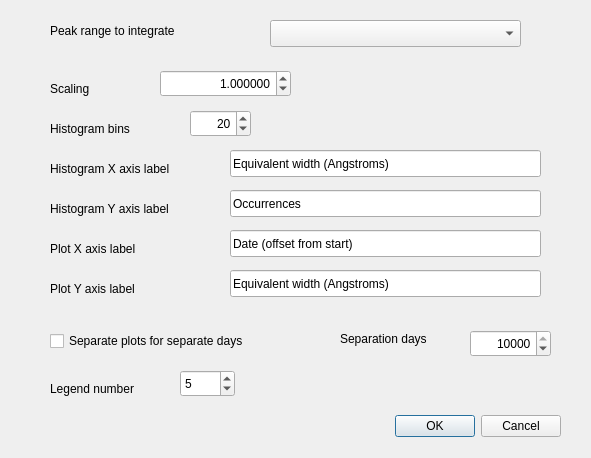
<?xml version="1.0" encoding="UTF-8"?>
<ui version="4.0">
 <class>ewcalcdlg</class>
 <widget class="QDialog" name="ewcalcdlg">
  <property name="geometry">
   <rect>
    <x>0</x>
    <y>0</y>
    <width>591</width>
    <height>458</height>
   </rect>
  </property>
  <property name="windowTitle">
   <string>Equivalent Width Calculations</string>
  </property>
  <widget class="QDialogButtonBox" name="buttonBox">
   <property name="geometry">
    <rect>
     <x>340</x>
     <y>410</y>
     <width>221</width>
     <height>32</height>
    </rect>
   </property>
   <property name="orientation">
    <enum>Qt::Horizontal</enum>
   </property>
   <property name="standardButtons">
    <set>QDialogButtonBox::Cancel|QDialogButtonBox::Ok</set>
   </property>
  </widget>
  <widget class="QDoubleSpinBox" name="scaling">
   <property name="geometry">
    <rect>
     <x>160</x>
     <y>70</y>
     <width>131</width>
     <height>27</height>
    </rect>
   </property>
   <property name="toolTip">
    <string>Scaling factor to be applied (usually 1)</string>
   </property>
   <property name="alignment">
    <set>Qt::AlignRight|Qt::AlignTrailing|Qt::AlignVCenter</set>
   </property>
   <property name="decimals">
    <number>6</number>
   </property>
   <property name="minimum">
    <double>0.000001000000000</double>
   </property>
   <property name="maximum">
    <double>1000000.000000000000000</double>
   </property>
   <property name="value">
    <double>1.000000000000000</double>
   </property>
  </widget>
  <widget class="QLabel" name="label">
   <property name="geometry">
    <rect>
     <x>50</x>
     <y>80</y>
     <width>62</width>
     <height>17</height>
    </rect>
   </property>
   <property name="text">
    <string>Scaling</string>
   </property>
  </widget>
  <widget class="QLabel" name="label_2">
   <property name="geometry">
    <rect>
     <x>50</x>
     <y>120</y>
     <width>111</width>
     <height>17</height>
    </rect>
   </property>
   <property name="text">
    <string>Histogram bins</string>
   </property>
  </widget>
  <widget class="QSpinBox" name="histbins">
   <property name="geometry">
    <rect>
     <x>190</x>
     <y>110</y>
     <width>61</width>
     <height>27</height>
    </rect>
   </property>
   <property name="toolTip">
    <string>Bins for the equivalent width histograms</string>
   </property>
   <property name="alignment">
    <set>Qt::AlignRight|Qt::AlignTrailing|Qt::AlignVCenter</set>
   </property>
   <property name="minimum">
    <number>10</number>
   </property>
   <property name="maximum">
    <number>100</number>
   </property>
   <property name="value">
    <number>20</number>
   </property>
  </widget>
  <widget class="QLabel" name="label_3">
   <property name="geometry">
    <rect>
     <x>340</x>
     <y>330</y>
     <width>111</width>
     <height>17</height>
    </rect>
   </property>
   <property name="text">
    <string>Separation days</string>
   </property>
  </widget>
  <widget class="QSpinBox" name="sepdays">
   <property name="geometry">
    <rect>
     <x>470</x>
     <y>330</y>
     <width>81</width>
     <height>27</height>
    </rect>
   </property>
   <property name="toolTip">
    <string>Plot seperately if this number of days apart</string>
   </property>
   <property name="alignment">
    <set>Qt::AlignRight|Qt::AlignTrailing|Qt::AlignVCenter</set>
   </property>
   <property name="minimum">
    <number>1</number>
   </property>
   <property name="maximum">
    <number>10000</number>
   </property>
   <property name="singleStep">
    <number>0</number>
   </property>
   <property name="value">
    <number>10000</number>
   </property>
  </widget>
  <widget class="QCheckBox" name="sepplot">
   <property name="geometry">
    <rect>
     <x>50</x>
     <y>330</y>
     <width>261</width>
     <height>22</height>
    </rect>
   </property>
   <property name="text">
    <string>Separate plots for separate days</string>
   </property>
  </widget>
  <widget class="QLabel" name="label_4">
   <property name="geometry">
    <rect>
     <x>50</x>
     <y>160</y>
     <width>161</width>
     <height>17</height>
    </rect>
   </property>
   <property name="text">
    <string>Histogram X axis label</string>
   </property>
  </widget>
  <widget class="QLineEdit" name="histxaxis">
   <property name="geometry">
    <rect>
     <x>230</x>
     <y>150</y>
     <width>311</width>
     <height>27</height>
    </rect>
   </property>
   <property name="toolTip">
    <string>This is the label applied to the X axis of the histogram</string>
   </property>
   <property name="text">
    <string>Equivalent width (Angstroms)</string>
   </property>
  </widget>
  <widget class="QLineEdit" name="histyaxis">
   <property name="geometry">
    <rect>
     <x>230</x>
     <y>190</y>
     <width>311</width>
     <height>27</height>
    </rect>
   </property>
   <property name="toolTip">
    <string>This is the label applied to the Y axis of the histogram</string>
   </property>
   <property name="text">
    <string>Occurrences</string>
   </property>
  </widget>
  <widget class="QLabel" name="label_5">
   <property name="geometry">
    <rect>
     <x>50</x>
     <y>200</y>
     <width>161</width>
     <height>17</height>
    </rect>
   </property>
   <property name="text">
    <string>Histogram Y axis label</string>
   </property>
  </widget>
  <widget class="QLabel" name="label_6">
   <property name="geometry">
    <rect>
     <x>50</x>
     <y>280</y>
     <width>161</width>
     <height>17</height>
    </rect>
   </property>
   <property name="text">
    <string>Plot Y axis label</string>
   </property>
  </widget>
  <widget class="QLineEdit" name="plotxaxis">
   <property name="geometry">
    <rect>
     <x>230</x>
     <y>230</y>
     <width>311</width>
     <height>27</height>
    </rect>
   </property>
   <property name="toolTip">
    <string>This is the label applied to the X axis of the equivalent width plot</string>
   </property>
   <property name="text">
    <string>Date (offset from start)</string>
   </property>
  </widget>
  <widget class="QLineEdit" name="plotyaxis">
   <property name="geometry">
    <rect>
     <x>230</x>
     <y>270</y>
     <width>311</width>
     <height>27</height>
    </rect>
   </property>
   <property name="toolTip">
    <string>This is the label applied to the Y axis of the equivalent width plot</string>
   </property>
   <property name="text">
    <string>Equivalent width (Angstroms)</string>
   </property>
  </widget>
  <widget class="QLabel" name="label_7">
   <property name="geometry">
    <rect>
     <x>50</x>
     <y>240</y>
     <width>161</width>
     <height>17</height>
    </rect>
   </property>
   <property name="text">
    <string>Plot X axis label</string>
   </property>
  </widget>
  <widget class="QSpinBox" name="legnum">
   <property name="geometry">
    <rect>
     <x>180</x>
     <y>370</y>
     <width>55</width>
     <height>27</height>
    </rect>
   </property>
   <property name="toolTip">
    <string>Maximum number in legend</string>
   </property>
   <property name="minimum">
    <number>2</number>
   </property>
   <property name="maximum">
    <number>10</number>
   </property>
   <property name="value">
    <number>5</number>
   </property>
  </widget>
  <widget class="QLabel" name="label_8">
   <property name="geometry">
    <rect>
     <x>50</x>
     <y>380</y>
     <width>111</width>
     <height>17</height>
    </rect>
   </property>
   <property name="text">
    <string>Legend number</string>
   </property>
  </widget>
  <widget class="QLabel" name="label_9">
   <property name="geometry">
    <rect>
     <x>50</x>
     <y>20</y>
     <width>171</width>
     <height>21</height>
    </rect>
   </property>
   <property name="text">
    <string>Peak range to integrate</string>
   </property>
  </widget>
  <widget class="QComboBox" name="peakrange">
   <property name="geometry">
    <rect>
     <x>270</x>
     <y>20</y>
     <width>251</width>
     <height>27</height>
    </rect>
   </property>
   <property name="toolTip">
    <string>This is the peak we want to perform the integration over.</string>
   </property>
  </widget>
 </widget>
 <tabstops>
  <tabstop>peakrange</tabstop>
  <tabstop>scaling</tabstop>
  <tabstop>histbins</tabstop>
  <tabstop>histxaxis</tabstop>
  <tabstop>histyaxis</tabstop>
  <tabstop>plotxaxis</tabstop>
  <tabstop>plotyaxis</tabstop>
  <tabstop>sepplot</tabstop>
  <tabstop>sepdays</tabstop>
  <tabstop>legnum</tabstop>
  <tabstop>buttonBox</tabstop>
 </tabstops>
 <resources/>
 <connections>
  <connection>
   <sender>buttonBox</sender>
   <signal>accepted()</signal>
   <receiver>ewcalcdlg</receiver>
   <slot>accept()</slot>
   <hints>
    <hint type="sourcelabel">
     <x>248</x>
     <y>254</y>
    </hint>
    <hint type="destinationlabel">
     <x>157</x>
     <y>274</y>
    </hint>
   </hints>
  </connection>
  <connection>
   <sender>buttonBox</sender>
   <signal>rejected()</signal>
   <receiver>ewcalcdlg</receiver>
   <slot>reject()</slot>
   <hints>
    <hint type="sourcelabel">
     <x>316</x>
     <y>260</y>
    </hint>
    <hint type="destinationlabel">
     <x>286</x>
     <y>274</y>
    </hint>
   </hints>
  </connection>
 </connections>
</ui>
